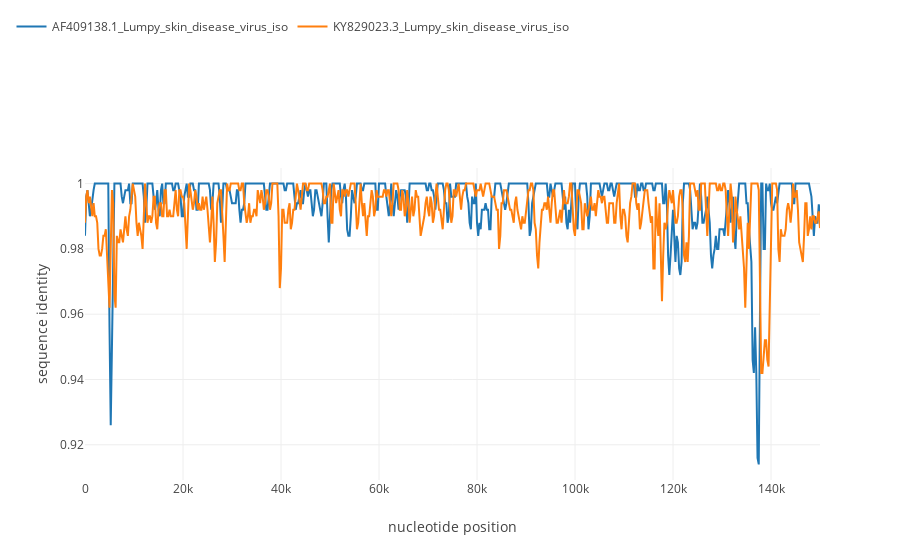

The code cell stored with this chart in its notebook:
### Code cell
lsdv_obj.simgen(pot_rec=2, window=500, shift=250)

### Figure 1 — Plotly figure (JSON) as saved in the notebook; plotly's stock layout.template omitted (floating-point values rounded to 4 significant figures; data arrays with more than 128 entries replaced by an {"elided": "..."} marker saying what was removed)
{"data": [{"name": "AF409138.1_Lumpy_skin_disease_virus_iso", "type": "scatter", "uid": "fc9e3702-ac69-11e8-be8a-509a4c2ed471", "x": {"elided": "602 int values"}, "y": {"elided": "601 float values"}}, {"name": "KY829023.3_Lumpy_skin_disease_virus_iso", "type": "scatter", "uid": "fc9e3703-ac69-11e8-9f97-509a4c2ed471", "x": {"elided": "602 int values"}, "y": {"elided": "601 float values"}}], "layout": {"legend": {"orientation": "h", "x": -0.1, "y": 1.5}, "xaxis": {"title": "nucleotide position"}, "yaxis": {"title": "sequence identity"}}}
